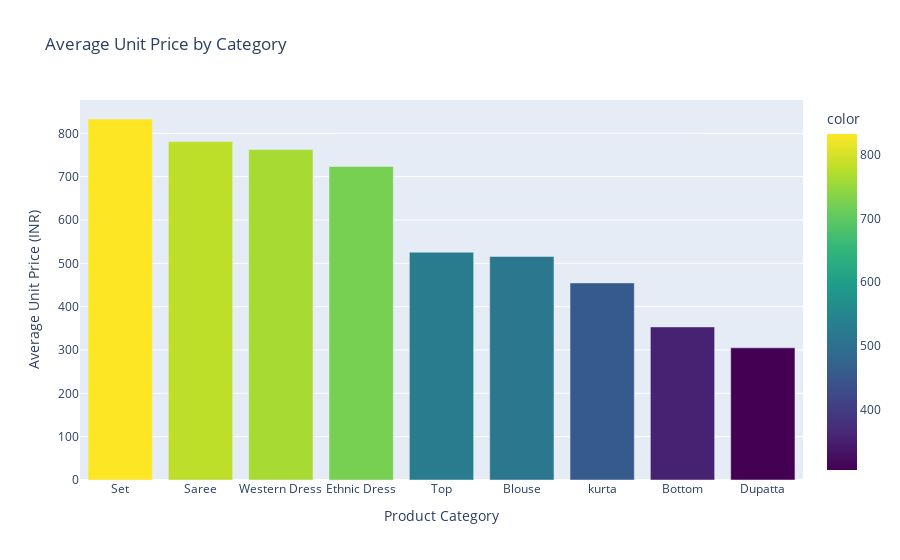

Notebook code for this chart:
### Code cell
# Visualization
px.bar(category_unit_prices,
       title='Average Unit Price by Category',
       labels={'value': 'Average Unit Price (INR)', 'category': 'Product Category'},
       color=category_unit_prices.values,
       color_continuous_scale='Viridis')

### Figure 1 — Plotly figure (JSON) as saved in the notebook; plotly's stock layout.template omitted (floating-point values rounded to 4 significant figures)
{"data": [{"alignmentgroup": "True", "hovertemplate": "Product Category=%{x}<br>Average Unit Price (INR)=%{y}<br>color=%{marker.color}<extra></extra>", "legendgroup": "", "marker": {"color": [833.0, 780.9, 762.6, 723.4, 525.6, 515.9, 454.8, 353.3, 305], "coloraxis": "coloraxis", "pattern": {"shape": ""}}, "name": "", "offsetgroup": "", "orientation": "v", "showlegend": false, "textposition": "auto", "type": "bar", "x": ["Set", "Saree", "Western Dress", "Ethnic Dress", "Top", "Blouse", "kurta", "Bottom", "Dupatta"], "xaxis": "x", "y": [833.0, 780.9, 762.6, 723.4, 525.6, 515.9, 454.8, 353.3, 305], "yaxis": "y"}], "layout": {"barmode": "relative", "coloraxis": {"colorbar": {"title": {"text": "color"}}, "colorscale": [[0, "#440154"], [0.1111, "#482878"], [0.2222, "#3e4989"], [0.3333, "#31688e"], [0.4444, "#26828e"], [0.5556, "#1f9e89"], [0.6667, "#35b779"], [0.7778, "#6ece58"], [0.8889, "#b5de2b"], [1, "#fde725"]]}, "legend": {"tracegroupgap": 0}, "title": {"text": "Average Unit Price by Category"}, "xaxis": {"anchor": "y", "domain": [0, 1], "title": {"text": "Product Category"}}, "yaxis": {"anchor": "x", "domain": [0, 1], "title": {"text": "Average Unit Price (INR)"}}}}
